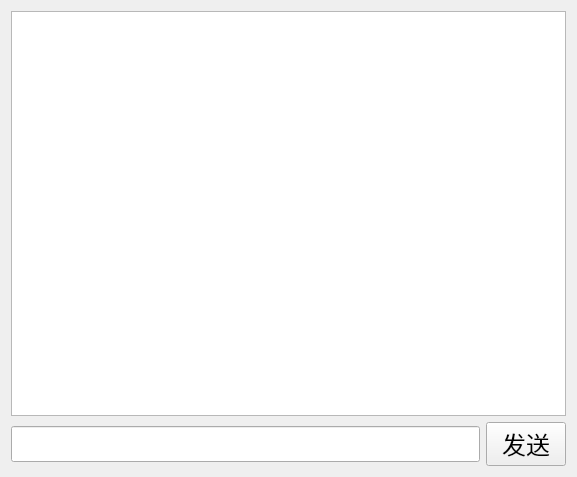
<?xml version="1.0" encoding="UTF-8"?>
<ui version="4.0">
 <class>PrivateChat</class>
 <widget class="QWidget" name="PrivateChat">
  <property name="geometry">
   <rect>
    <x>0</x>
    <y>0</y>
    <width>577</width>
    <height>477</height>
   </rect>
  </property>
  <property name="windowTitle">
   <string>Form</string>
  </property>
  <layout class="QVBoxLayout" name="verticalLayout_2">
   <item>
    <layout class="QVBoxLayout" name="verticalLayout">
     <item>
      <widget class="QTextEdit" name="showMsg_te">
       <property name="font">
        <font>
         <pointsize>18</pointsize>
        </font>
       </property>
      </widget>
     </item>
     <item>
      <layout class="QHBoxLayout" name="horizontalLayout">
       <item>
        <widget class="QLineEdit" name="inputMsg_le">
         <property name="font">
          <font>
           <pointsize>18</pointsize>
          </font>
         </property>
        </widget>
       </item>
       <item>
        <widget class="QPushButton" name="sendMsg_pb">
         <property name="font">
          <font>
           <family>Adobe 宋体 Std L</family>
           <pointsize>18</pointsize>
          </font>
         </property>
         <property name="text">
          <string>发送</string>
         </property>
        </widget>
       </item>
      </layout>
     </item>
    </layout>
   </item>
  </layout>
 </widget>
 <resources/>
 <connections/>
</ui>
